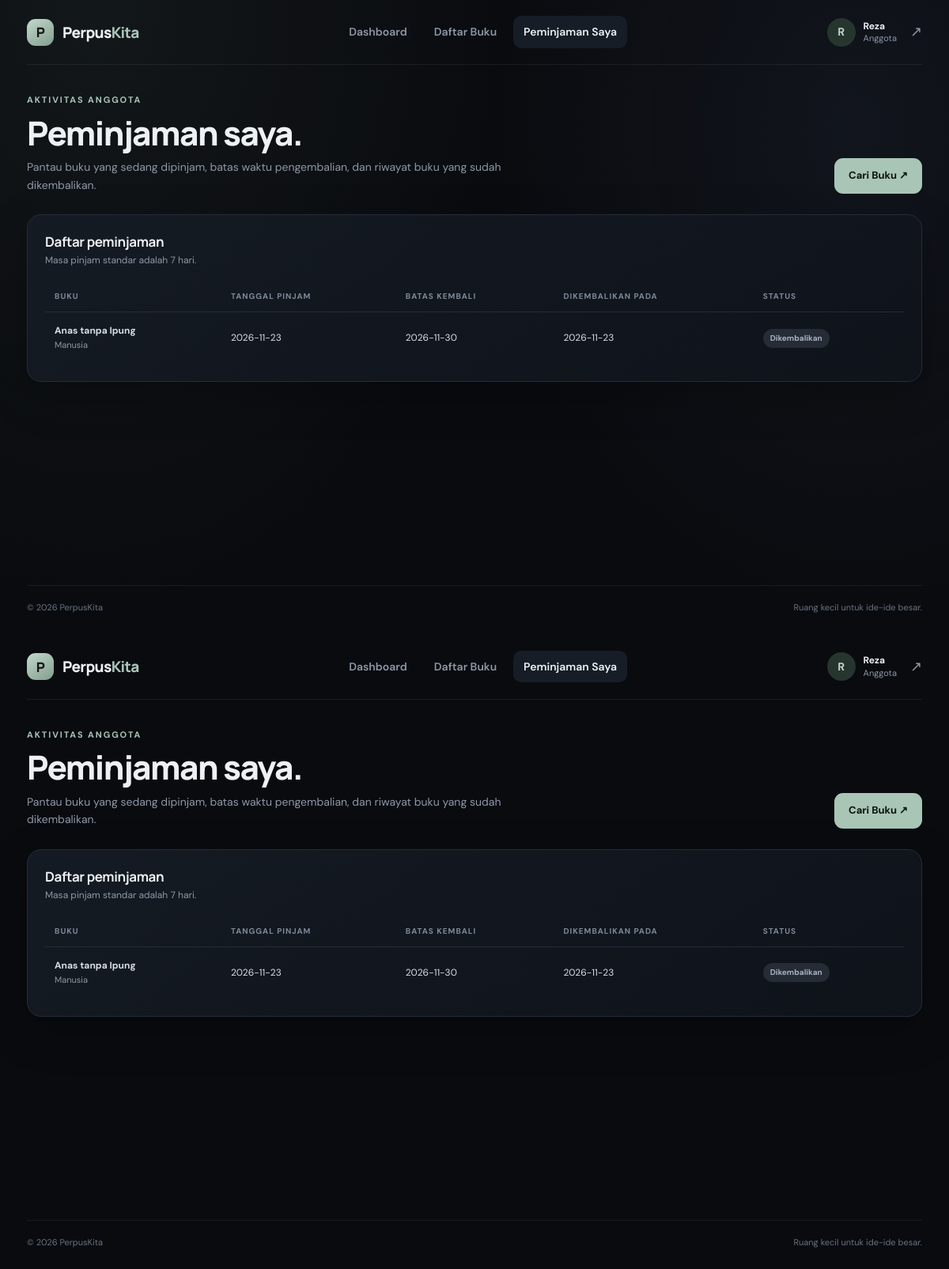
Page /peminjaman_saya.php (signed in) on the committed database.
### tables this page shows
CREATE TABLE `pinjam_buku` (
  `id` int(10) UNSIGNED NOT NULL,
  `tanggal_pinajaman` date NOT NULL,
  `id_buku` int(10) UNSIGNED NOT NULL,
  `tanggal_kembali` date NOT NULL,
  `id_anggota` int(10) UNSIGNED NOT NULL,
  `id_petugas` int(10) UNSIGNED DEFAULT NULL,
  `status` enum('dipinjam','dikembalikan') NOT NULL DEFAULT 'dipinjam',
  `tanggal_dikembalikan` date DEFAULT NULL,
  `created_at` timestamp NOT NULL DEFAULT current_timestamp()
);

CREATE TABLE `buku` (
  `id_buku` int(10) UNSIGNED NOT NULL,
  `judul_buku` varchar(180) NOT NULL,
  `pengarang_buku` varchar(120) NOT NULL,
  `created_at` timestamp NOT NULL DEFAULT current_timestamp()
);

### config/helpers.php (called while the page is built, shortened)
<?php
function e($value): string
{
    return htmlspecialchars((string)($value ?? ''), ENT_QUOTES, 'UTF-8');
}

### peminjaman_saya.php (the view, shortened to what this page needs)
<?php
require_once __DIR__ . '/config/app.php';
$stmt = $pdo->prepare("SELECT p.*, b.judul_buku, b.pengarang_buku, CASE WHEN p.status = 'dipinjam' AND p.tanggal_kembali < CURDATE() THEN 1 ELSE 0 END AS terlambat FROM pinjam_buku p JOIN buku b ON b.id_buku = p.id_buku WHERE p.id_anggota = ? ORDER BY p.id DESC");
$stmt->execute([(int)current_user()['id']]); $loans = $stmt->fetchAll();
require __DIR__ . '/includes/header.php';
?>
<div class="page-heading"><div><div class="eyebrow">Aktivitas anggota</div><h1>Peminjaman saya.</h1><p>Pantau buku yang sedang dipinjam, batas waktu pengembalian, dan riwayat buku yang sudah dikembalikan.</p></div><a class="button" href="buku.php">Cari Buku ↗</a></div>
<section class="panel"><div class="panel-head"><div><h2>Daftar peminjaman</h2><p>Masa pinjam standar adalah 7 hari.</p></div></div>
<?php if (!$loans): ?><div class="empty-state">Anda belum pernah meminjam buku.</div><?php else: ?><div class="table-wrap"><table><thead><tr><th>Buku</th><th>Tanggal pinjam</th><th>Batas kembali</th><th>Dikembalikan pada</th><th>Status</th></tr></thead><tbody>
<?php foreach ($loans as $loan): ?><tr><td><strong><?= e($loan['judul_buku']) ?></strong><div class="muted small"><?= e($loan['pengarang_buku']) ?></div></td><td><?= e($loan['tanggal_pinajaman']) ?></td><td><?= e($loan['tanggal_kembali']) ?></td><td><?= e($loan['tanggal_dikembalikan'] ?: '—') ?></td><td><?php if ($loan['status'] === 'dikembalikan'): ?><span class="badge gray">Dikembalikan</span><?php elseif ($loan['terlambat']): ?><span class="badge red">Terlambat</span><?php else: ?><span class="badge amber">Dipinjam</span><?php endif; ?></td></tr><?php endforeach; ?>
</tbody></table></div><?php endif; ?></section>
<?php require __DIR__ . '/includes/footer.php'; ?>
<?php
require_once __DIR__ . '/config/app.php';
$stmt = $pdo->prepare("
    SELECT
        p.*,
        b.judul_buku,
        b.pengarang_buku,
        CASE
            WHEN p.status = 'dipinjam'
            AND p.tanggal_kembali < CURDATE()
            THEN 1
            ELSE 0
        END AS terlambat
    FROM pinjam_buku p
    JOIN buku b ON b.id_buku = p.id_buku
    WHERE p.id_anggota = ?
    ORDER BY p.id DESC
");
$stmt->execute([(int) current_user()['id']]);
$loans = $stmt->fetchAll();
require __DIR__ . '/includes/header.php';
?>
<div class="page-heading">
    <div>
        <div class="eyebrow">
            Aktivitas anggota
        </div>
        <h1>Peminjaman saya.</h1>
        <p>
            Pantau buku yang sedang dipinjam, batas waktu pengembalian,
            dan riwayat buku yang sudah dikembalikan.
        </p>
    </div>
    <a class="button" href="buku.php">
        Cari Buku ↗
    </a>
</div>
<section class="panel">
    <div class="panel-head">
        <div>
            <h2>Daftar peminjaman</h2>
            <p>
                Masa pinjam standar adalah 7 hari.
            </p>
        </div>
    </div>
    <?php if (!$loans): ?>
        <div class="empty-state">
            Anda belum pernah meminjam buku.
        </div>
    <?php else: ?>
        <div class="table-wrap">
            <table>
                <thead>
                    <tr>
                        <th>Buku</th>
                        <th>Tanggal pinjam</th>
                        <th>Batas kembali</th>
                        <th>Dikembalikan pada</th>
                        <th>Status</th>
                    </tr>
                </thead>
                <tbody>
                    <?php foreach ($loans as $loan): ?>
                        <tr>
                            <td>
                                <strong>
                                    <?= e($loan['judul_buku']) ?>
                                </strong>
                                <div class="muted small">
                                    <?= e($loan['pengarang_buku']) ?>
                                </div>
                            </td>
                            <td>
                                <?= e($loan['tanggal_pinajaman']) ?>
                            </td>
                            <td>
                                <?= e($loan['tanggal_kembali']) ?>
                            </td>
                            <td>
                                <?= e($loan['tanggal_dikembalikan'] ?: '—') ?>
                            </td>
                            <td>
                                <?php if ($loan['status'] === 'dikembalikan'): ?>
                                    <span class="badge gray">
                                        Dikembalikan
                                    </span>
                                <?php elseif ($loan['terlambat']): ?>
                                    <span class="badge red">
                                        Terlambat
                                    </span>
                                <?php else: ?>
                                    <span class="badge amber">
                                        Dipinjam
                                    </span>
                                <?php endif; ?>
                            </td>
                        </tr>
                    <?php endforeach; ?>
                </tbody>
            </table>
        </div>
    <?php endif; ?>
</section>
<?php require __DIR__ . '/includes/footer.php'; ?>

### assets/style.css (style rules this page uses)
:root { --bg: #090b0f; --surface: #11151c; --surface-2: #171d26; --line: #252d39; --text: #edf1f5; --muted: #8d98a8; --accent: #a9c5b6; --accent-strong: #c1d7cb; --blue: #a8b9d7; --danger: #e59b9b; --warning: #e3c58b; --radius: 18px; --shadow: 0 18px 55px rgba(0, 0, 0, .24); }
* { box-sizing: border-box; }
html { min-height: 100%; background: var(--bg); }
body { margin: 0; background: radial-gradient(ellipse at 10% 0%, rgba(104, 132, 119, .10), transparent 34%), radial-gradient(ellipse at 90% 10%, rgba(94, 111, 145, .10), transparent 30%), var(--bg); color: var(--text); font-family: 'DM Sans', sans-serif; font-size: 14px; line-height: 1.6; min-height: 100vh; }
a { color: inherit; text-decoration: none; }
.eyebrow { font-size: 11px; letter-spacing: 1.9px; text-transform: uppercase; color: var(--accent); font-weight: 700; }
.page-heading { display: flex; align-items: flex-end; justify-content: space-between; gap: 20px; margin-bottom: 26px; }
.page-heading h1, .hero h1 { font: 800 clamp(28px, 4vw, 42px)/1.16 Manrope, sans-serif; letter-spacing: -1.5px; margin: 8px 0; }
.page-heading p, .hero p { color: var(--muted); margin: 6px 0 0; max-width: 610px; }
.button { display: inline-flex; align-items: center; justify-content: center; gap: 8px; padding: 11px 17px; border: 1px solid transparent; border-radius: 11px; background: var(--accent); color: #0b130e; font-weight: 700; font-size: 13px; cursor: pointer; transition: .2s; }
.stat-card, .panel, .book-card, .auth-card, .feature-card { background: linear-gradient(145deg, rgba(21, 27, 36, .96), rgba(15, 19, 26, .96)); border: 1px solid var(--line); border-radius: var(--radius); box-shadow: var(--shadow); }
.panel { padding: 22px; }
.panel-head { display: flex; align-items: center; justify-content: space-between; gap: 14px; margin-bottom: 17px; }
.panel-head h2, .section-title { font: 700 17px Manrope, sans-serif; margin: 0; letter-spacing: -.4px; }
.panel-head p { margin: 3px 0 0; color: var(--muted); font-size: 12px; }
.table-wrap { overflow-x: auto; }
table { width: 100%; border-collapse: collapse; min-width: 650px; }
th { text-align: left; color: #7f8a99; font-size: 10px; letter-spacing: 1px; text-transform: uppercase; font-weight: 700; padding: 11px 12px; border-bottom: 1px solid var(--line); }
td { padding: 14px 12px; border-bottom: 1px solid rgba(255, 255, 255, .055); font-size: 12px; color: #d9dfe6; }
tr:last-child td { border-bottom: 0; }
.badge { display: inline-flex; padding: 4px 9px; border-radius: 30px; background: #26362f; color: #b8d5c4; font-size: 10px; font-weight: 700; }
.badge.gray { background: #252c36; color: #aab3bf; }
.muted { color: var(--muted); }
.small { font-size: 11px; }

### rows in the picture
pinjam_buku: id_buku.judul_buku "Anas tanpa Ipung", id_buku.pengarang_buku "Manusia", tanggal_pinajaman "2026-11-23", tanggal_kembali "2026-11-30", tanggal_dikembalikan "2026-11-23", status "Dikembalikan"

### other values in the picture
substr($user['nama'], 0, 1) "R R"
$user['nama'] "Reza Reza"
$user['role'] "Anggota Anggota"
